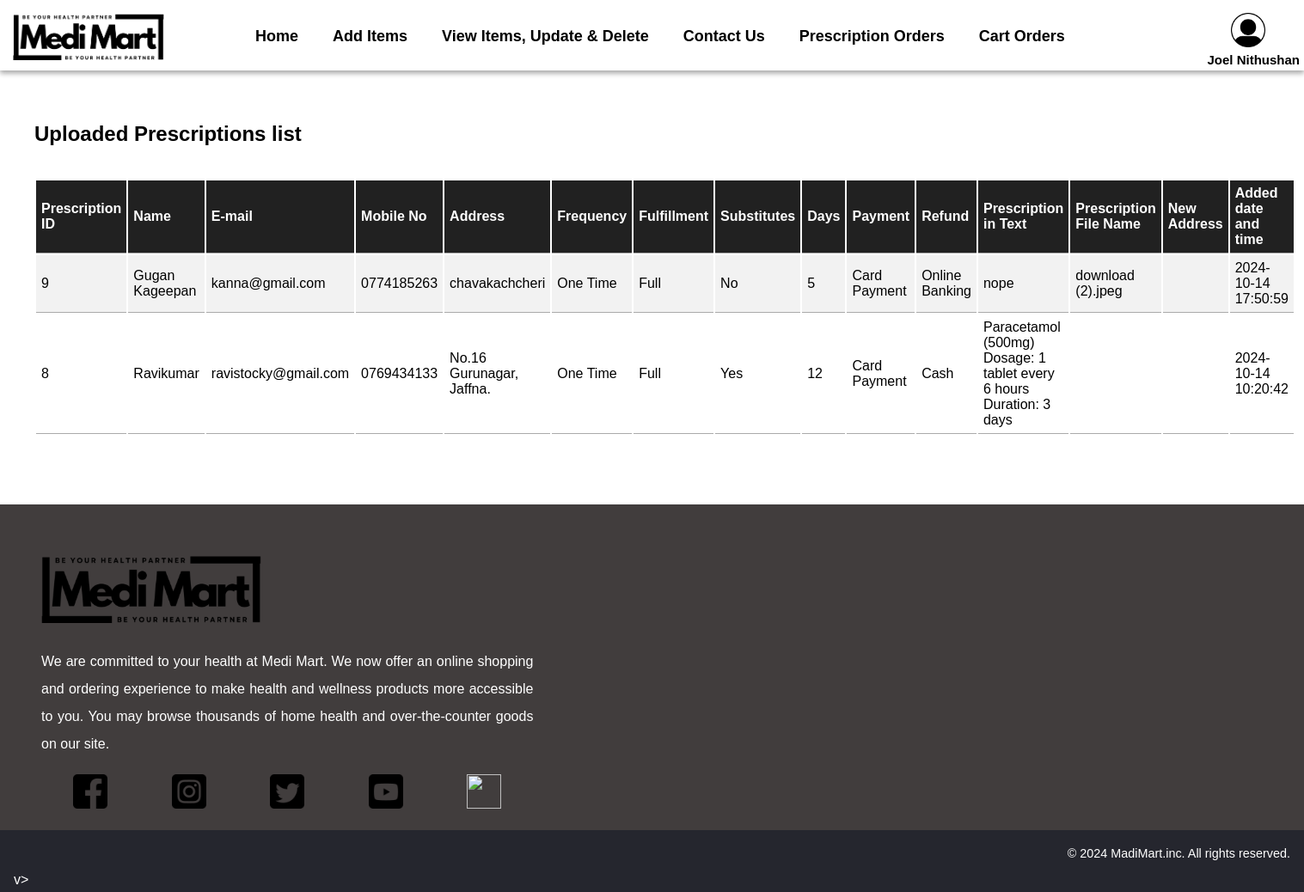
/PHP/viewpreuporders.php (signed in), run on the app's committed database.
### tables this page shows
CREATE TABLE `pupload` (
  `PID` int(11) NOT NULL,
  `uname` varchar(100) NOT NULL,
  `email` varchar(100) NOT NULL,
  `mobileNo` varchar(10) NOT NULL,
  `address1` varchar(500) NOT NULL,
  `frequency` varchar(50) NOT NULL,
  `fullfillment` varchar(50) NOT NULL,
  `substitutes` varchar(50) NOT NULL,
  `days` int(11) NOT NULL,
  `payment` varchar(50) NOT NULL,
  `refund` varchar(50) NOT NULL,
  `prescriptionTxt` varchar(1000) NOT NULL,
  `prescriptionFile` varchar(100) NOT NULL,
  `newAddress` varchar(1000) NOT NULL,
  `Ordered-date-and-Time` timestamp NOT NULL DEFAULT current_timestamp() ON UPDATE current_timestamp()
);

### PHP/viewpreuporders.php (the view, shortened to what this page needs)
<?php
require_once 'conn.php'; ?>
<?php
$viewPreupOrders = '';
$query = "SELECT * FROM pupload ORDER BY PID DESC";
$pUploads = mysqli_query($conn, $query);
if ($pUploads) {
    while ($pUpload = mysqli_fetch_assoc($pUploads)) {
        $viewPreupOrders .= "<tr>";
        $viewPreupOrders .= "<td>{$pUpload['PID']}</td>";
        $viewPreupOrders .= "<td>{$pUpload['uname']}</td>";
        $viewPreupOrders .= "<td>{$pUpload['email']}</td>";
        $viewPreupOrders .= "<td>{$pUpload['mobileNo']}</td>";
        $viewPreupOrders .= "<td>{$pUpload['address1']}</td>";
        $viewPreupOrders .= "<td>{$pUpload['frequency']}</td>";
        $viewPreupOrders .= "<td>{$pUpload['fullfillment']}</td>";
        $viewPreupOrders .= "<td>{$pUpload['substitutes']}</td>";
        $viewPreupOrders .= "<td>{$pUpload['days']}</td>";
        $viewPreupOrders .= "<td>{$pUpload['payment']}</td>";
        $viewPreupOrders .= "<td>{$pUpload['refund']}</td>";
        $viewPreupOrders .= "<td>{$pUpload['prescriptionTxt']}</td>";
        $viewPreupOrders .= "<td>{$pUpload['prescriptionFile']}</td>";
        $viewPreupOrders .= "<td>{$pUpload['newAddress']}</td>";
        $viewPreupOrders .= "<td>{$pUpload['Ordered-date-and-Time']}</td>";
        $viewPreupOrders .= "</tr>";
    }
} else {
    echo "Database query failed.";
}
?>
<!DOCTYPE html>
<html lang="en">
<head>
    <link rel="stylesheet" href="../CSS/template.css">
    <link rel="stylesheet" href="../CSS/viewpreuporders.css">
</head>
<body>
<div class="nav-box">
<div class="header">
    <a href="#default" class="logo"><img class="mmlogo" src="../Images/medimart_logo.png" alt="MediMart Logo"> MediMart</a>
    <div class="header-right">
        <a href="#" onclick="adminDashBoard();"><img src="../Images/profile_icon.png" style='width: 40px; height: 40px;' ><br>&nbsp;&nbsp;&nbsp;<?php echo $_SESSION['name']; ?></a>
    </div>
</div>
<div class="menu">
    <div class="menu-links">
            <a class="active" onclick="adminDashBoard();">Home</a>
            <a href="#" onclick="addnewItem();">Add Items</a>
            <a href="#" onclick="viewItems();">View Items, Update & Delete</a>
            <a href="#" onclick="viewContactUs();">Contact Us</a>
            <a href="#" onclick="viewPreupOrders();">Prescription Orders</a>
            <a href="#" onclick="viewCartOrders();">Cart Orders</a>
    </div>
</div>
</div>
<main class="viewPreupOrders-main">
    <h2>Uploaded Prescriptions list</h2>
    <br>
    <div class="viewPreupOrders-table">
        <table class="viewPreupOrders">
            <tr>
                <th>Prescription ID</th>
                <th>Name</th>
                <th>E-mail</th>
                <th>Mobile No</th>
                <th>Address</th>
                <th>Frequency</th>
                <th>Fulfillment</th>
                <th>Substitutes</th>
                <th>Days</th>
                <th>Payment</th>
                <th>Refund</th>
                <th>Prescription in Text</th>
                <th>Prescription File Name</th>
                <th>New Address</th>
                <th>Added date and time</th>
            </tr>
            <?php echo $viewPreupOrders; ?>
        </table>
    </div>
</main>
<footer>
    <div class="row primary">
        <div class="column about">
            <h3><img src="../Images/medimart_logo.png" style="width:250; height:80px" alt="MediMart Logo"></h3>
            <p>
                We are committed to your health at Medi Mart. We now offer an
                online shopping and ordering experience to make health and wellness
                products more accessible to you. You may browse thousands of home
                health and over-the-counter goods on our site.
            </p>
            <div class="social">
                <a href="#"><img src="../Images/fb.png" style="width:40px; height:40px;" id="i1" onclick="fbLogin();"></a>
                <a href="#"><img src="../Images/ig.png" style="width:40px; height:40px;" id="i2" onclick="instaLogin();"></a>
                <a href="#"><img src="../Images/x.png" style="width:40px; height:40px;" id="i3" onclick="twitterLogin();"></a>
                <a href="#"><img src="../Images/yt.png" style="width:40px; height:40px;" id="i4" onclick="youtube();"></a>
                <a href="#"><img src="../Images/wa.png" style="width:40px; height:40px;" id="i5" onclick="whatsapp();"></a>
            </div>
        </div>
        <div class="column links">
        </div>
        <div class="column subscribe">
        </div>
    </div>
    <div class="row copyright">
        <p>© 2024 MadiMart.inc. All rights reserved.</p>
  v>
</footer>
</body>
</html>

### CSS/template.css (style rules this page uses)
* { box-sizing: border-box; }
body { margin: 0; font-family: "Source Sans Pro", sans-serif; }
.header { overflow: hidden; background-color:white; display: inline; }
.mmlogo { height:55px; width:auto; }
.header a { cursor: pointer; float: left; color: white; text-align: center; padding: 15px; text-decoration: none; font-size: 15px; line-height: 20px; }
.active { display: inline; }
.header-right { display: flex; justify-content: flex-end; align-items: center; position: absolute; top: 0; right: 0; }
.header-right a { margin-right: -10px; color:black; font-weight: bold; }
.nav-box { padding-bottom:15px; box-shadow: rgba(0, 0, 0, 0.16) 0px 3px 6px, rgba(0, 0, 0, 0.23) 0px 3px 6px; }
.menu { display: flex; background-color:white; z-index: 2; justify-content: space-between; }
.menu-links { margin-top: 18px; }
.menu a { float: left; display: inline; color:black; font-weight: bold; text-align: center; padding: 14px 16px; text-decoration: none; font-size: 18px; margin-left: 8px; }
footer { background-color:rgb(65, 61, 61); color:white; font-size: 16px; padding-top: 20px; }
footer * { font-family: Arial, Helvetica, sans-serif; box-sizing: border-box; border: none; outline: none; }
.row { padding: 1em 1em; }
.row.primary { display: grid; grid-template-columns: 3fr 2fr 2fr; align-items: stretch; }
.column { width: 100%; display: flex; flex-direction: column; padding: 0 2em; min-height: 15em; }
footer h3 { width: 100%; text-align: left; color: white; font-size: 1.4em; white-space: nowrap; }
.about p { text-align: justify; line-height: 2; margin: 0; }
div.social { display: flex; justify-content: space-around; font-size: 2.4em; flex-direction: row; margin-top: 0.5em; }
.copyright { padding: 0.3em 1em; background-color: #25262e; }
.copyright p { font-size: 0.9em; text-align: right; }

### CSS/viewpreuporders.css (style rules this page uses)
.viewPreupOrders-main { padding: 40px; padding-bottom: 80px; }
.viewPreupOrders tr:nth-child(even) { background-color: #f2f2f2; }
.viewPreupOrders th { padding-top: 12px; padding-bottom: 12px; text-align: left; background-color: #212121; color: white; }
.viewPreupOrders th, .viewPreupOrders td { padding: 6px; border-bottom: 1px solid #aaa; }
.viewPreupOrders { width: 100%; }
.viewPreupOrders-table { width: 100%; }

### data on the page
pupload: PID "9", uname "Gugan Kageepan", email "kanna@gmail.com", mobileNo "0774185263", address1 "chavakachcheri", frequency "One Time", fullfillment "Full", substitutes "No", days "5", payment "Card Payment", refund "Online Banking", prescriptionTxt "nope", prescriptionFile "download (2).jpeg", value "2024-10-14 17:50:59"
pupload: PID "8", uname "Ravikumar", email "ravistocky@gmail.com", mobileNo "0769434133", address1 "No.16 Gurunagar, Jaffna.", frequency "One Time", fullfillment "Full", substitutes "Yes", days "12", payment "Card Payment", refund "Cash", prescriptionTxt "Paracetamol (500mg) Dosage: 1 tablet every 6 hours Duration: 3 days", value "2024-10-14 10:20:42"

### other printed values
$_SESSION['name'] "Joel Nithushan"
